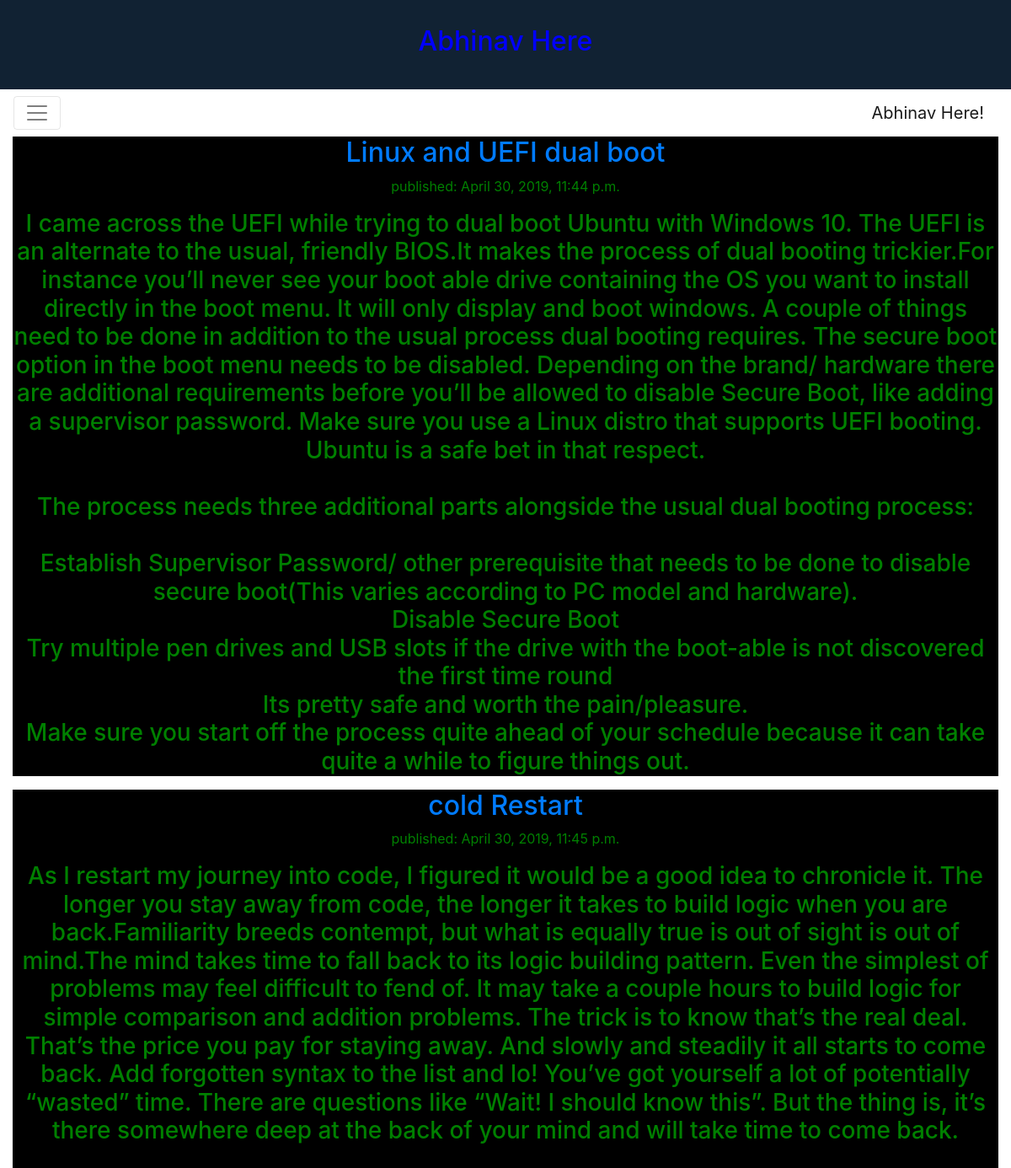
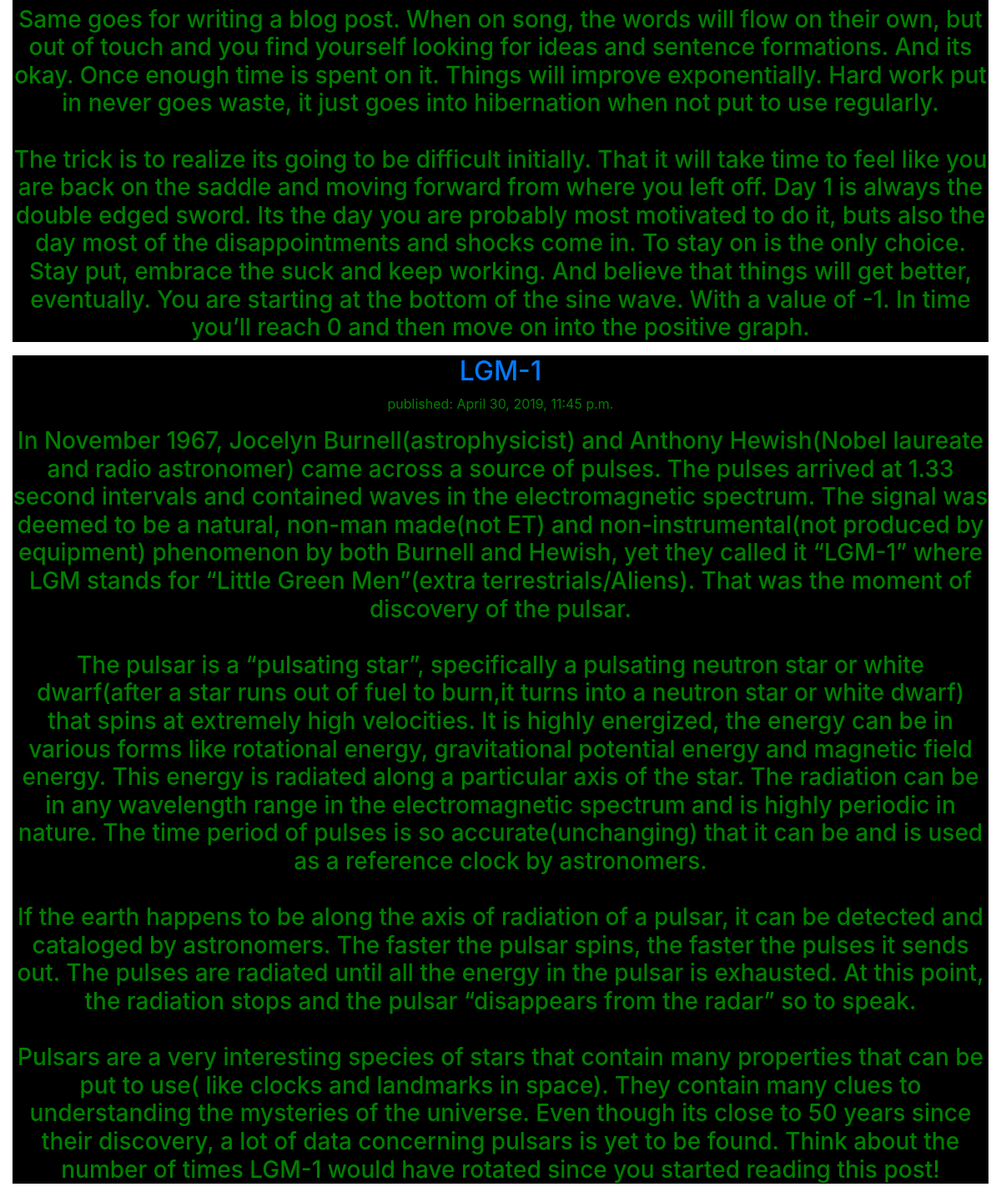
Screenshot of /blog/ with the database file from the repository (2 pictures, top to bottom).
### blog/models.py (models this page shows, shortened)
class Post(models.Model):
	title = models.CharField(max_length=140)
	body = models.TextField()
	date =models.DateTimeField()

### blog/views.py (the view)
# urls.py: path('', views.post_list, name='post_list'),
def post_list(request):
    posts = Post.objects.order_by('date')
    return render(request, 'blog/blog.html', {'posts': posts})

### blog/templates/blog/blog.html (shortened to what this page needs)
<!DOCTYPE html>
<html>
<head>
<link rel="stylesheet" href="https://maxcdn.bootstrapcdn.com/bootstrap/4.0.0-alpha.6/css/bootstrap.min.css">
</head>
<body>
<header>
<h2> Abhinav Here</h2>
</header>
<nav class="navbar navbar-toggleable-md navbar-light bg-faded">
  <button class="navbar-toggler navbar-toggler-right" type="button" data-toggle="collapse" data-target="#navbarNavDropdown" aria-controls="navbarNavDropdown" aria-expanded="false" aria-label="Toggle navigation">
    <span class="navbar-toggler-icon"></span>
  </button>
  <a class="navbar-brand" href="/">Abhinav Here!</a>
</nav>
<div class="container-fluid">
{% for post in posts %}
    <div class="blogex">
        <h2 align="center"><a href="">{{ post.title }}</a></h2>
        <p align="center">published: {{ post.date }}</p>
         <h3 align="center"> <p align="center">{{ post.body|linebreaksbr }}</p></h3>
    </div>
{% endfor %}
</div>
</body>
</html>

### blog/templates/blog/blog.html (style rules this page uses)
header { background-color:#123; padding:30px; text-align:center; font-size:35px; color:blue; }
div.blogex { color: green; background-color:rgb(0,0,0); }

### rows the page displays
Post: title "Linux and UEFI dual boot", date "April 30, 2019, 11:44 p.m.", body "I came across the UEFI while trying to dual boot Ubuntu with Windows 10. The UEFI is an alternate to the usual, friendly BIOS.It makes the process of dual booting trickier.For instance you’ll never see your boot able drive containing the OS you want to install directly in the boot menu. It will only display and boot windows. A couple of things need to be done in addition to the usual process dual booting requires. The secure boot option in the boot menu needs to be disabled. Depending on the brand/ hardware there are additional requirements before you’ll be allowed to disable Secure Boot, like adding a supervisor password. Make sure you use a Linux distro that supports UEFI booting. Ubuntu…"
Post: title "cold Restart", date "April 30, 2019, 11:45 p.m.", body "As I restart my journey into code, I figured it would be a good idea to chronicle it. The longer you stay away from code, the longer it takes to build logic when you are back.Familiarity breeds contempt, but what is equally true is out of sight is out of mind.The mind takes time to fall back to its logic building pattern. Even the simplest of problems may feel difficult to fend of. It may take a couple hours to build logic for simple comparison and addition problems. The trick is to know that’s the real deal. That’s the price you pay for staying away. And slowly and steadily it all starts to come back. Add forgotten syntax to the list and lo! You’ve got yourself a lot of potentially…"
Post: title "LGM-1", date "April 30, 2019, 11:45 p.m.", body "In November 1967, Jocelyn Burnell(astrophysicist) and Anthony Hewish(Nobel laureate and radio astronomer) came across a source of pulses. The pulses arrived at 1.33 second intervals and contained waves in the electromagnetic spectrum. The signal was deemed to be a natural, non-man made(not ET) and non-instrumental(not produced by equipment) phenomenon by both Burnell and Hewish, yet they called it “LGM-1” where LGM stands for “Little Green Men”(extra terrestrials/Aliens). That was the moment of discovery of the pulsar. The pulsar is a “pulsating star”, specifically a pulsating neutron star or white dwarf(after a star runs out of fuel to burn,it turns into a neutron star or white dwarf) that…"
